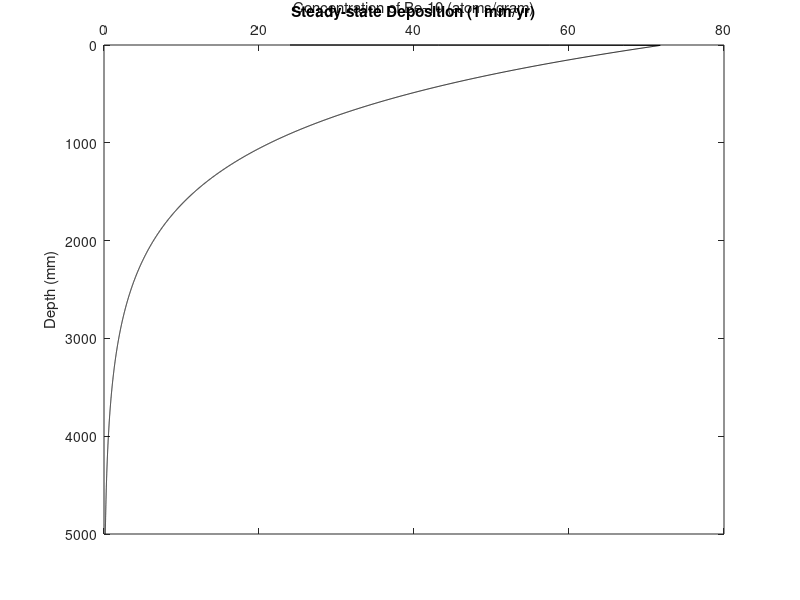

The MATLAB script that drew this image:
% CONSTANT DEPOSITION CASE
% Script to calculate numerical solution of Beryllium-10 cosmogenic nuclide
% production as a function of depth.
% Final class project, Earth System Modeling
% Zach Lifton, 11/16/09

% Steady-state deposition = 1 mm/yr
% Initial concentration = 0 (no inheritance)
% Erosion rate = 0
% Altitude = 0-5 km
% Latitude = 40 N
% Be-10 half-life = 1.36*10^6 yr (Nishiizumi et al, 2007)

clear
% Inputs:
lambda = 5.09*10^(-7);      % Be-10 decay constant
rho = 0.002;                % Density of alluvium (g/mm^3)
caplamb = 1.65;             % Characteristic attenuation length (g/mm^2)
mu = rho/caplamb;
Po = 4.8;                   % Be-10 production rate (atoms/g/yr)

% Solution:
n=0;
time = 1 + input('Enter time elapsed (yr):');
No = zeros(1,5001);         % Create vector 5000 units long (5000mm = 500cm)
for j = 1:time              % Time loop
    n = n + 1;
    t(n) = j - 1;
    for k = 1:5001          % Depth loop
        x(k) = k - 1;
        N(k) = No(k)*exp(-lambda*t(n)) + (Po/lambda)*exp(-mu*(x(k)))*(1 - exp(-lambda*t(n)));
    end
    for i = 1:5001-1        % Reset index of vector; move all points "down" 1mm and deposit 1mm of material at top
        No(i+1) = N(i);
        No(1) = 0;
    end
end
 % Plot:
    figure(4)
    plot(N,x,'k-');
    set(gca,'YDir','reverse');
    set(gca,'XAxisLocation','top');
    title('Steady-state Deposition (1 mm/yr)')
    xlabel('Concentration of Be-10 (atoms/gram)');
    ylabel('Depth (mm)');
    hold on
